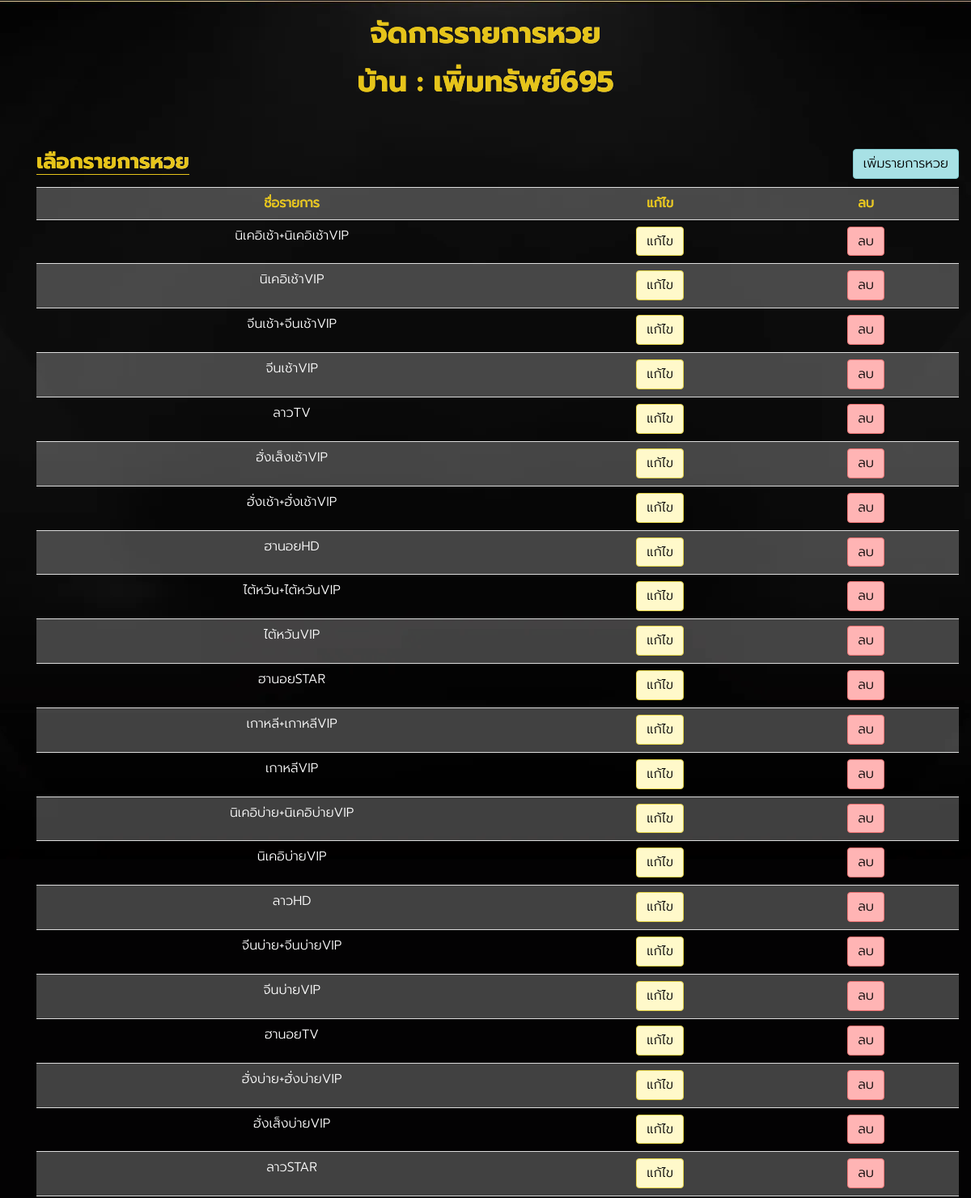
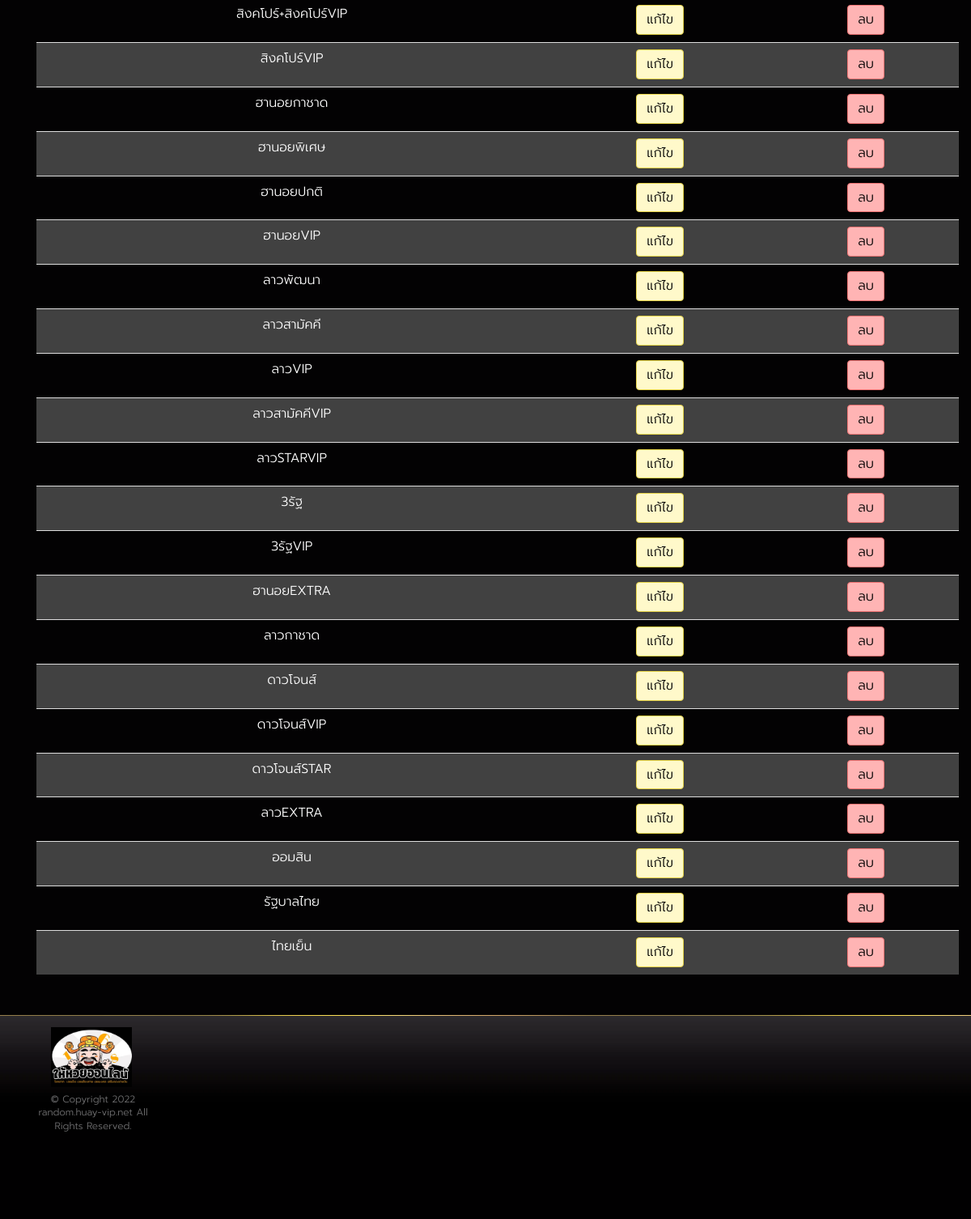
Page /backend/permsub695/listhuay (signed in) on the committed database (2 pictures, top to bottom).
### huayrandom/models.py (models this page shows, shortened)
class ProfileModel(models.Model):
    user = models.OneToOneField(User, on_delete=models.CASCADE)
    house_name = models.CharField(default='None', max_length=255)
    usertype = models.CharField(default='random', max_length=255)
    status = models.BooleanField(default=True)
    expire_date = models.DateTimeField(null=True, blank=True)
    credit_shop = models.BooleanField(default=True)
    random_mode = models.CharField(default='random_any', max_length=255)

class HuayTypeModel(models.Model):
    user = models.ForeignKey(User, on_delete=models.CASCADE)
    huay_list = models.ForeignKey(HuayListModel, on_delete=models.CASCADE)
    font_text = models.CharField(default='supermarket.ttf', max_length=255)
    font_number = models.CharField(default='HelveticaNeue.ttf', max_length=255)
    text_color = models.IntegerField(default=1)
    text_border_size = models.IntegerField(default=4)
    text_border_color = models.IntegerField(default=2)
    text_border_status = models.CharField(default='off', max_length=25)
    text_pos_x = models.IntegerField(default=500)
    text_pos_y = models.IntegerField(default=560)
    text_font_size = models.IntegerField(default=90)
    date_pos_x = models.IntegerField(default=1220)
    date_pos_y = models.IntegerField(default=45)
    date_font_size = models.IntegerField(default=30)
    date_color = models.IntegerField(default=1)
    main_num_pos_x = models.IntegerField(default=550)
    main_num_pos_y = models.IntegerField(default=720)
    main_num_font_size = models.IntegerField(default=90)
    main_num_separator = models.CharField(default=' - ', max_length=255)
    main_num_color = models.IntegerField(default=1)
    main_num_border_size = models.IntegerField(default=4)
    main_num_border_color = models.IntegerField(default=2)
    main_num_border_status = models.CharField(default='off', max_length=25)
    focus_num_pos_x = models.IntegerField(default=1025)
    focus_num_pos_y = models.IntegerField(default=780)
    focus_num_font_size = models.IntegerField(default=230)
    focus_num_color = models.IntegerField(default=1)
    focus_num_border_size = models.IntegerField(default=4)
    focus_num_border_color = models.IntegerField(default=2)
    focus_num_border_status = models.CharField(default='off', max_length=25)
    row1_x = models.IntegerField(default=170)
    row1_y = models.IntegerField(default=900)
    row2_x = models.IntegerField(default=170)
    row2_y = models.IntegerField(default=1000)
    row_font_size = models.IntegerField(default=90)
    row1_separator = models.CharField(default=' - ', max_length=255)
    row2_separator = models.CharField(default=' - ', max_length=255)
    row1_color= models.IntegerField(default=1)
    row2_color= models.IntegerField(default=1)
    row1_border_size = models.IntegerField(default=4)
    row1_border_color = models.IntegerField(default=2)
    row1_border_status = models.CharField(default='off', max_length=25)
    row2_border_size = models.IntegerField(default=4)
    row2_border_color = models.IntegerField(default=2)
    row2_border_status = models.CharField(default='off', max_length=25)
    credit_shop_pos_x = models.IntegerField(default=0)
    credit_shop_pos_y = models.IntegerField(default=0)
    credit_shop_font_size = models.IntegerField(default=0)
    credit_shop_border_size = models.IntegerField(default=4)
    credit_shop_border_color = models.IntegerField(default=2)
    credit_shop_border_status = models.CharField(default='off', max_length=25)
    def __str__(self):
        return self.huay_list.short_name

class HuayListModel(models.Model):
    short_name = models.CharField(default='None', max_length=255)
    full_name = models.CharField(default='None', max_length=255)
    page_name = models.CharField(default='None', max_length=255)
    time = models.TimeField()
    link = models.CharField(default='None', max_length=255)

### huayrandom/views.py (the view)
# urls.py: path('backend/<str:username>/listhuay',ListHuay,name='list_huay'),
@login_required
def ListHuay(request, username):
    context = {}
    userObject = User.objects.get(username=username)
    huayObject = HuayTypeModel.objects.filter(user=userObject)
    profileObject = ProfileModel.objects.get(user=userObject)
    context['huayObject'] = huayObject
    context['username'] = username
    context['houseName'] = profileObject.house_name
    return render(request, 'huay/list_huay.html', context)

### huayrandom/templates/huay/list_huay.html (shortened to what this page needs)
{% extends 'component/layout.html' %}
{%block content%}
<div class="wrap">
  <section class="slot-home-body">
    <div class="container">
      <div>
        <h1 class="shine-text big-font text-center">จัดการรายการหวย</h1>
        <h1 class="shine-text big-font text-center">บ้าน : {{houseName}}</h1>
      </div>
      <section class="content">
        <div class="container">
          <div class="slot-intro">
            <div class="d-flex justify-content-between">
              <div>
                <h3 class="title shine-text underline">เลือกรายการหวย</h3>
              </div>
              <div class="d-flex flex-end"style="padding-bottom:10px">
                <a href="/backend/{{username}}/add/detailpic" class="btn btn-light-blue" style="color:black;">เพิ่มรายการหวย</a>
              </div>
            </div>
            <table class="table table-striped">
              <tr>
                <th class="text-center shine-text">ชื่อรายการ</th>
                <th class="text-center shine-text">แก้ไข</th>
                <th class="text-center shine-text">ลบ</th>
              </tr>
              {%for item in huayObject%}
              <tr>
                <td class="text-center">
                  <div class="form-group">
                    {{item}}
                  </div>
                </td>
                <td class="text-center">
                  <a href="/backend/{{username}}/edit/detailpic/{{item.id}}" class="btn btn-yellow" style="color:black;">แก้ไข</a>
                </td>
                <td class="text-center">
                  <a href="#" class="btn btn-pink" style="color:black;">ลบ</a>
                </td>
              </tr>
              {%endfor%}
            </table>
          </div>
        </div>
      </section>
    </div>
    {%endblock content%}

### static/assets/css/style.css (style rules this page uses)
body { background: #030203; color: #fff; font-family: 'Prompt-Light'; font-size: 21px; }
h1, h2, h3 { color: #e6c41a; font-family: 'Prompt' }
h2.title, h3.title { font-size: 26px; border-bottom: 1px solid #e6c41a }
a { color: #fff; -moz-transition: ease .3s; -o-transition: ease .3s; -webkit-transition: ease .3s; transition: ease .3s }
.wrap { background: url("/static/images/background/bkg_livecasino.webp") top center no-repeat; padding-top: 1px }
.content { padding: 30px 0 0px }
.content a { color: #e6c41a }
.shine-text { background: linear-gradient(to right, #e6c41a 20%, #ffffff 40%, #ffffff 60%, #e6c41a 80%); background-size: 200% auto; color: #e6c41a; background-clip: text; text-fill-color: transparent; -webkit-background-clip: text; animation: shine 2s linear infinite; margin-bottom: 15px }
.slot-intro { font-size: 16px }
.btn { font-size: 22px }

### static/assets/css/style-custom.css (style rules this page uses)
body { font-family: "Prompt-Light" !important; font-size: 10px; background-image: url("/static/images/background/bdg.webp"); }
.table-striped>tbody>tr:nth-of-type(odd) { background-color: #f9f9f940; }
.btn-pink { color:#000; background-color: #FFB4B4; border-color:#ee7272; }
.btn-yellow { color:#000; background-color: #FFF9CA; border-color:#e5d246; }
.btn-light-blue { color:#000; background-color: #a8e1e5; border-color:#81CACF; }
.btn { font-size: 16px; }
.d-flex { display: flex !important; }
.justify-content-between { justify-content: space-between; }
.flex-end { align-items: flex-end; }

### rows in the picture
ProfileModel: house_name "เพิ่มทรัพย์695"
HuayTypeModel: huay_list.short_name "นิเคอิเช้า+นิเคอิเช้าVIP"
HuayTypeModel: huay_list.short_name "นิเคอิเช้าVIP"
HuayTypeModel: huay_list.short_name "จีนเช้า+จีนเช้าVIP"
HuayTypeModel: huay_list.short_name "จีนเช้าVIP"
HuayTypeModel: huay_list.short_name "ลาวTV"
HuayTypeModel: huay_list.short_name "ฮั่งเส็งเช้าVIP"
HuayTypeModel: huay_list.short_name "ฮั่งเช้า+ฮั่งเช้าVIP"
HuayTypeModel: huay_list.short_name "ฮานอยHD"
HuayTypeModel: huay_list.short_name "ไต้หวัน+ไต้หวันVIP"
HuayTypeModel: huay_list.short_name "ไต้หวันVIP"
HuayTypeModel: huay_list.short_name "ฮานอยSTAR"
HuayTypeModel: huay_list.short_name "เกาหลี+เกาหลีVIP"
HuayTypeModel: huay_list.short_name "เกาหลีVIP"
HuayTypeModel: huay_list.short_name "นิเคอิบ่าย+นิเคอิบ่ายVIP"
HuayTypeModel: huay_list.short_name "นิเคอิบ่ายVIP"
HuayTypeModel: huay_list.short_name "ลาวHD"
HuayTypeModel: huay_list.short_name "จีนบ่าย+จีนบ่ายVIP"
HuayTypeModel: huay_list.short_name "จีนบ่ายVIP"
HuayTypeModel: huay_list.short_name "ฮานอยTV"
HuayTypeModel: huay_list.short_name "ฮั่งบ่าย+ฮั่งบ่ายVIP"
HuayTypeModel: huay_list.short_name "ฮั่งเส็งบ่ายVIP"
HuayTypeModel: huay_list.short_name "ลาวSTAR"
HuayTypeModel: huay_list.short_name "สิงคโปร์+สิงคโปร์VIP"
HuayTypeModel: huay_list.short_name "สิงคโปร์VIP"
HuayTypeModel: huay_list.short_name "ฮานอยกาชาด"
HuayTypeModel: huay_list.short_name "ฮานอยพิเศษ"
HuayTypeModel: huay_list.short_name "ฮานอยปกติ"
HuayTypeModel: huay_list.short_name "ฮานอยVIP"
HuayTypeModel: huay_list.short_name "ลาวพัฒนา"
HuayTypeModel: huay_list.short_name "ลาวสามัคคี"
HuayTypeModel: huay_list.short_name "ลาวVIP"
HuayTypeModel: huay_list.short_name "ลาวสามัคคีVIP"
HuayTypeModel: huay_list.short_name "ลาวSTARVIP"
HuayTypeModel: huay_list.short_name "3รัฐ"
HuayTypeModel: huay_list.short_name "3รัฐVIP"
HuayTypeModel: huay_list.short_name "ฮานอยEXTRA"
HuayTypeModel: huay_list.short_name "ลาวกาชาด"
HuayTypeModel: huay_list.short_name "ดาวโจนส์"
HuayTypeModel: huay_list.short_name "ดาวโจนส์VIP"
HuayTypeModel: huay_list.short_name "ดาวโจนส์STAR"
HuayTypeModel: huay_list.short_name "ลาวEXTRA"
HuayTypeModel: huay_list.short_name "ออมสิน"
HuayTypeModel: huay_list.short_name "รัฐบาลไทย"
HuayTypeModel: huay_list.short_name "ไทยเย็น"
